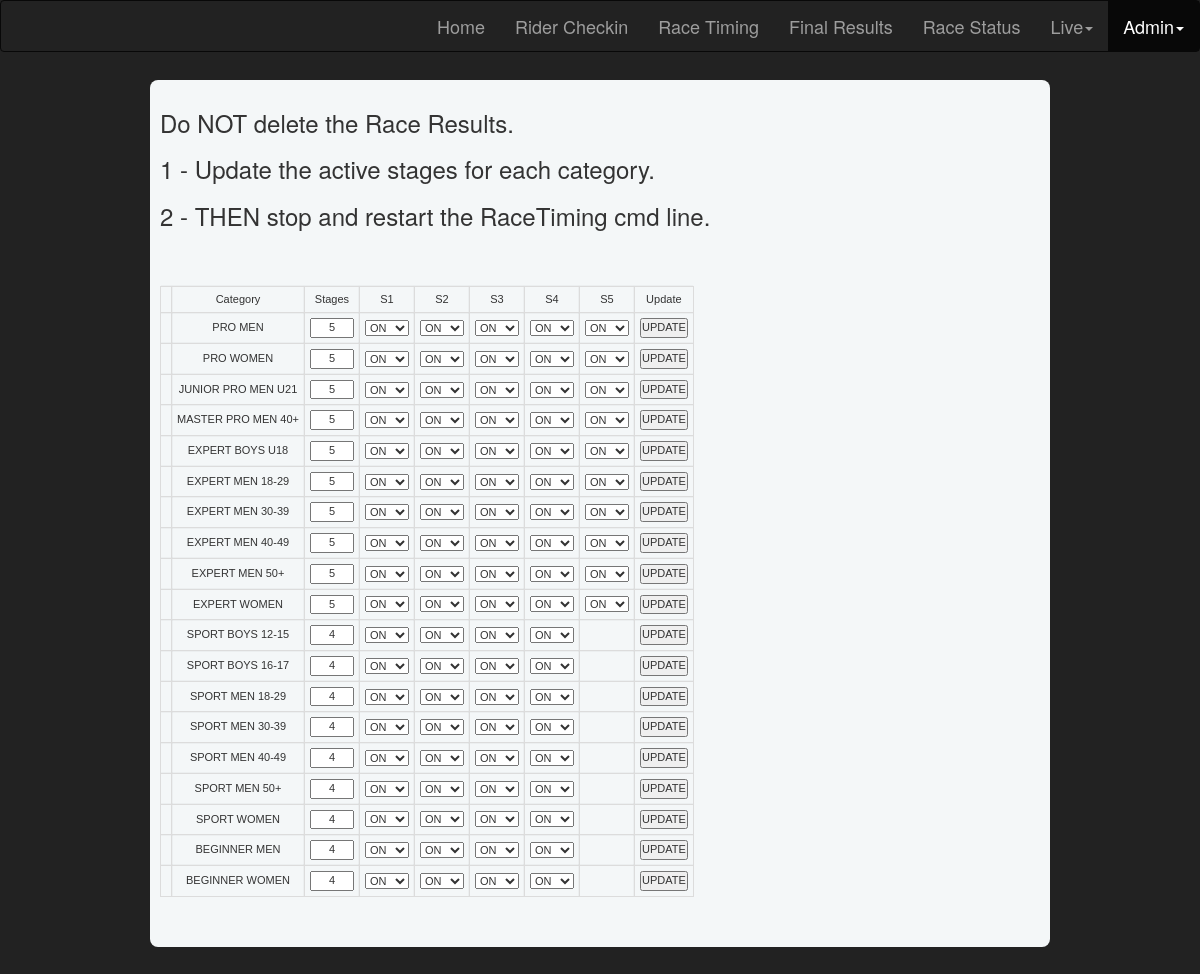
The app's page /admin_activestage.php with its own data.
### tables this page shows
CREATE TABLE `categories` (
  `id` int(11) unsigned NOT NULL AUTO_INCREMENT,
  `raceid` int(32) DEFAULT NULL,
  `name` varchar(32) NOT NULL DEFAULT '',
  `sortorder` int(8) DEFAULT NULL,
  `cat` enum('Pro','Expert','Sport','Beginner') DEFAULT NULL,
  `gender` enum('M','F') DEFAULT NULL,
  `stages` int(11) DEFAULT NULL,
  `starttime` datetime DEFAULT NULL,
  `s1` int(1) NOT NULL DEFAULT '1',
  `s2` int(1) NOT NULL DEFAULT '1',
  `s3` int(1) NOT NULL DEFAULT '1',
  `s4` int(1) NOT NULL DEFAULT '1',
  `s5` int(1) NOT NULL DEFAULT '1',
  `s6` int(1) NOT NULL DEFAULT '1',
  `s7` int(1) NOT NULL DEFAULT '1',
  `s8` int(1) NOT NULL DEFAULT '1',
  `s9` int(1) NOT NULL DEFAULT '1',
  `s10` int(1) NOT NULL DEFAULT '1',
  `s11` int(1) NOT NULL DEFAULT '1',
  `s12` int(1) NOT NULL DEFAULT '1',
  PRIMARY KEY (`id`)
);

### admin_activestage.php (the view, shortened to what this page needs)
<?php
if(!($racedb = mysql_connect("localhost","root","root",true)))
{
     die('oops connection problem ! --> '.mysql_error());
}
$query = "SELECT max(stages) FROM categories";
$maxstages = mysql_fetch_row(mysql_query($query,$racedb))[0];
$query = "SELECT * FROM categories ORDER BY sortorder";
$cats=mysql_query($query,$racedb);
?>
<!DOCTYPE html PUBLIC "-//W3C//DTD XHTML 1.0 Transitional//EN" "http://www.w3.org/TR/xhtml1/DTD/xhtml1-transitional.dtd">
<html xmlns="http://www.w3.org/1999/xhtml">
<head>
	<link rel="stylesheet" href="https://maxcdn.bootstrapcdn.com/bootstrap/3.3.6/css/bootstrap.min.css">
	<link rel="stylesheet" href="raceresults.css" type="text/css" />
</head>
<body>
	<?php include 'menu.php'; ?>
	<div id="categories" style="width: 900px; background: #f4f7f8; border-radius: 8px; overflow-x:auto; margin: 80px auto; padding: 10px 10px 10px 10px;" >
		<form method="post"   >
			<h3>Do NOT delete the Race Results.</h3>
			<h3>1 - Update the active stages for each category. </h3>
			<h3>2 - THEN stop and restart the RaceTiming cmd line.</h3>
			<h3><br></h3>
			<table>
			<tr><td></td>
				<td>Category</td>
				<td>Stages</td>
				<?php
				for ($x = 1; $x <= $maxstages; $x+=1) {
					echo '<td>S'.$x.'</td>';
				}
				?>
				<td>Update</td>
			<?php
			$i = 0;
			while ( $row = mysql_fetch_array($cats) )
			{
				echo '<tr>';
				echo '<td><input type="hidden" value="'.$row['id'].'" name="id'.$i.'" style="width: 4em" /></td>';
				echo '<td>'.$row['name'].'</td>';
				echo '<td><input type="text" value="'.$row['stages'].'" name="stages'.$i.'" style="width: 4em; text-align: center;"/></td>';
				for ($x = 1; $x <= $maxstages; $x+=1) {
					echo '<td>';
					if ($x <= $row['stages']) {
						echo '<select type="text" name="s'.$x.$i.'" style="width: 4em" required>';
	 					echo '<option ';
	 						if($row['s'.$x] == 1){echo("selected");}
	 					echo ' value="1">ON</option>';
						echo '</select>';
					}
					echo '</td>';
				}
				echo '<td><input type="submit" value="UPDATE" name="update'.$i.'" />';
				echo '</td>';
				echo '</tr>';
				$i++;
			}
			echo '</table>';
			?>
		</form>
	</div>
</body>
</html>

### raceresults.css (style rules this page uses)
* { margin:0; padding:0; }
body { min-width: 900px; background-size: 100%; background-position: 0px 50px; background-attachment: fixed; background-repeat: no-repeat; background-color: #222; background-size: cover; }
#results table, th, td { border:solid #dcdcdc 1px; border-collapse: collapse; padding:5px; box-shadow: 0px 0px 1px rgba(0,0,0,0.2); font-family:Verdana, Geneva, sans-serif; font-size:11px; text-align: center; }

### records on screen
categories: name "PRO MEN", stages "5", s10 "ON", s2 "ON", s3 "ON", s4 "ON", s5 "ON"
categories: name "PRO WOMEN", stages "5", s11 "ON", s2 "ON", s3 "ON", s4 "ON", s5 "ON"
categories: name "JUNIOR PRO MEN U21", stages "5", s12 "ON", s2 "ON", s3 "ON", s4 "ON", s5 "ON"
categories: name "MASTER PRO MEN 40+", stages "5", s1 "ON", s2 "ON", s3 "ON", s4 "ON", s5 "ON"
categories: name "EXPERT BOYS U18", stages "5", s1 "ON", s2 "ON", s3 "ON", s4 "ON", s5 "ON"
categories: name "EXPERT MEN 18-29", stages "5", s1 "ON", s2 "ON", s3 "ON", s4 "ON", s5 "ON"
categories: name "EXPERT MEN 30-39", stages "5", s1 "ON", s2 "ON", s3 "ON", s4 "ON", s5 "ON"
categories: name "EXPERT MEN 40-49", stages "5", s1 "ON", s2 "ON", s3 "ON", s4 "ON", s5 "ON"
categories: name "EXPERT MEN 50+", stages "5", s1 "ON", s2 "ON", s3 "ON", s4 "ON", s5 "ON"
categories: name "EXPERT WOMEN", stages "5", s1 "ON", s2 "ON", s3 "ON", s4 "ON", s5 "ON"
categories: name "SPORT BOYS 12-15", stages "4", s1 "ON", s2 "ON", s3 "ON", s4 "ON"
categories: name "SPORT BOYS 16-17", stages "4", s1 "ON", s2 "ON", s3 "ON", s4 "ON"
categories: name "SPORT MEN 18-29", stages "4", s1 "ON", s2 "ON", s3 "ON", s4 "ON"
categories: name "SPORT MEN 30-39", stages "4", s1 "ON", s2 "ON", s3 "ON", s4 "ON"
categories: name "SPORT MEN 40-49", stages "4", s1 "ON", s2 "ON", s3 "ON", s4 "ON"
categories: name "SPORT MEN 50+", stages "4", s1 "ON", s2 "ON", s3 "ON", s4 "ON"
categories: name "SPORT WOMEN", stages "4", s1 "ON", s2 "ON", s3 "ON", s4 "ON"
categories: name "BEGINNER MEN", stages "4", s1 "ON", s2 "ON", s3 "ON", s4 "ON"
categories: name "BEGINNER WOMEN", stages "4", s1 "ON", s2 "ON", s3 "ON", s4 "ON"

### other values on screen
$x "1"
$x "2"
$x "3"
$x "4"
$x "5"
